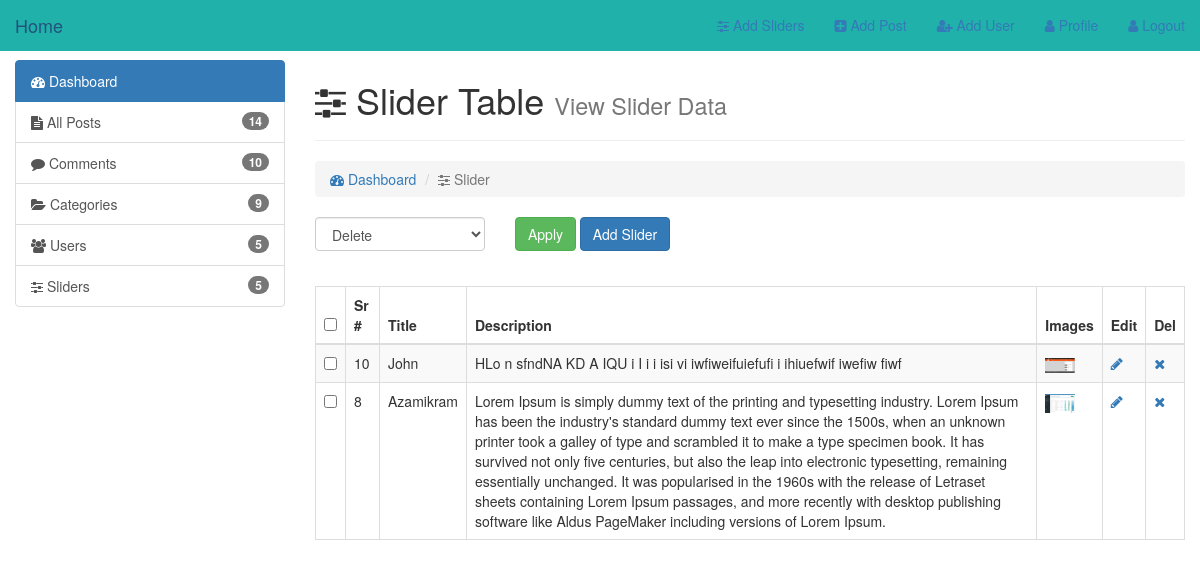
Screenshot of /admin/sliders.php with the database file from the repository.
### tables this page shows
CREATE TABLE `slider` (
  `id` int(11) NOT NULL,
  `title` varchar(255) NOT NULL,
  `discription` text NOT NULL,
  `image` varchar(255) NOT NULL
);

### admin/sliders.php (the view, shortened to what this page needs)
<!doctype html>
<html lang="en">
<head>
    <link rel="stylesheet" href="../assets/bootstrap-3.3.7/css/bootstrap.min.css">
    <link rel="stylesheet" href="../assets/font-awesome/css/font-awesome.min.css">
    <link rel="stylesheet" href="assets/css/style.css">
</head>
<body>
<?php require_once 'inc/nav.php'; ?>
<section>
    <div class="container-fluid">
        <div class="row">
            <div class="col-md-3">
                <?php require_once 'inc/sidebar.php'; ?>
            </div>
            <div class="col-md-9">
                <h1><i class="fa fa-sliders"></i> Slider Table
                    <small>View Slider Data</small>
                </h1>
                <hr>
                <ol class="breadcrumb">
                    <li><a href="index.php"><i class="fa fa-dashboard"></i> Dashboard</a></li>
                    <li class="active"><i class="fa fa-sliders"></i> Slider</li>
                </ol>
                <?php
                $query = "SELECT * FROM slider ORDER BY id DESC";
                $run = mysqli_query($con, $query);
                if (mysqli_num_rows($run) > 0) {
                ?>
                <form action="" method="post">
                    <div class="row">
                        <div class="col-sm-8">
                            <div class="row">
                                <div class="col-xs-4">
                                    <div class="form-group">
                                        <select name="bulk-options" id="" class="form-control">
                                            <option value="delete">Delete</option>
                                        </select>
                                    </div>
                                </div>
                                <div class="col-xs-8">
                                    <input type="submit" value="Apply" class="btn btn-success">
                                    <a href="add-slider.php" class="btn btn-primary">Add Slider</a>
                                </div>
                            </div>
                        </div>
                    </div>
                    <br>
                    <table class="table table-striped table-bordered table-hover">
                        <thead>
                        <tr>
                            <th><input type="checkbox" id="selectallboxes"></th>
                            <th>Sr #</th>
                            <th>Title</th>
                            <th>Description</th>
                            <th>Images</th>
                            <th>Edit</th>
                            <th>Del</th>
                        </tr>
                        </thead>
                        <tbody>
                        <?PHP
                        while ($row = mysqli_fetch_array($run)) {
                            $id = $row['id'];
                            $title = ucfirst($row['title']);
                            $post_data = $row['discription'];
                            $image = $row['image'];
                            ?>
                            <tr>
                                <td><input type="checkbox" class="checkboxes" name="checkboxes[]" value="<?= $id; ?>">
                                </td>
                                <td><?= $id; ?></td>
                                <td><?= "$title"; ?></td>
                                <td><?= "$post_data" ?></td>
                                <td><img src="../img/<?= $image; ?>" width="30px"></td>
                                <td><a href="#"><i class="fa fa-pencil"></i></a></td>
                                <td><a href="sliders.php?del=<?= $id; ?>"><i class="fa fa-times"></i></a></td>
                            </tr>
                            <?php
                        }
                        ?>
                        </tbody>
                    </table>
                    <?php
                    } else {
                        echo "<center><h2>No Users Available Now</h2></center>";
                    }
                    ?>
                </form>
            </div>
        </div>
    </div>
</section>
</body>
</html>

### admin/assets/css/style.css (style rules this page uses)
html,body { height: 100%; }
body { padding-top: 60px; }

### rows the page displays
slider: id "10", title "John", discription "HLo n sfndNA KD A IQU i I i i isi vi iwfiweifuiefufi i ihiuefwif iwefiw fiwf", image (picture)
slider: id "8", title "Azamikram", discription "Lorem Ipsum is simply dummy text of the printing and typesetting industry. Lorem Ipsum has been the industry's standard dummy text ever since the 1500s, when an unknown printer took a galley of type and scrambled it to make a type specimen book. It has survived not only five centuries, but also the leap into electronic typesetting, remaining essentially unchanged. It was popularised in the 1960s with the release of Letraset sheets containing Lorem Ipsum passages, and more recently with desktop publishing software like Aldus PageMaker including versions of Lorem Ipsum.", image (picture)
